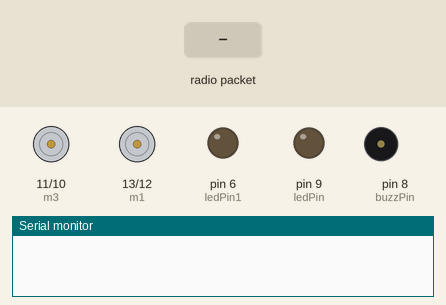
Simulated run of this sketch. Board: Arduino Uno, built with avr-gcc and run on an emulated ATmega328P. Shown: motor-driver pin pairs drawn as motors (green arrow = first pin HIGH = forward, orange = second pin HIGH = backward, longer = more drive), output pins drawn as LEDs (lit = HIGH), buzzer (waves = sounding, pin HIGH), the last lines printed to the serial monitor. The test bench sets the inputs (shaded band). No radio packets arrive unless stated.

Above: at 1.2 s.
1.3 s: radio packet "f" arrives
At 2.5 s:
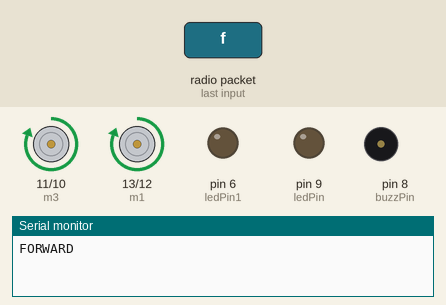
2.8 s: radio packet "b" arrives
At 3.5 s:
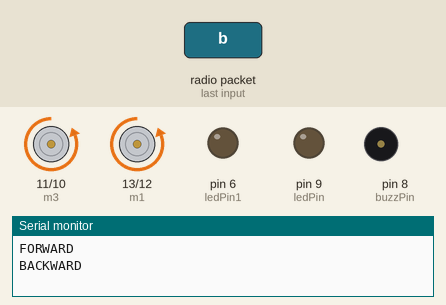
4.5 s: radio packet "r" arrives
At 5.2 s:
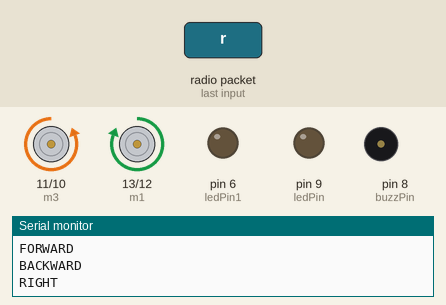
6.0 s: radio packet "l" arrives
At 6.3 s:
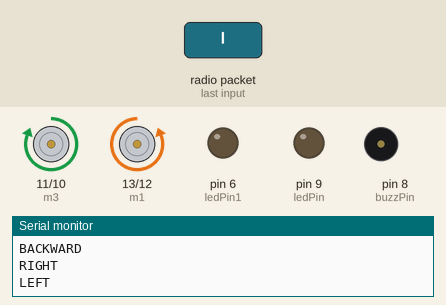
7.5 s: radio packet "h" arrives
At 8.7 s:
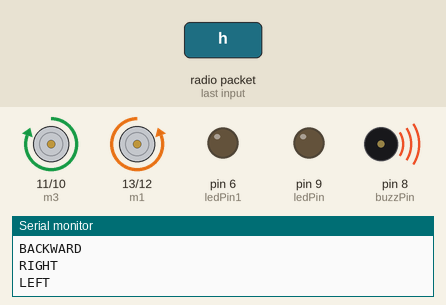
9.0 s: radio packet "s" arrives
At 9.8 s:
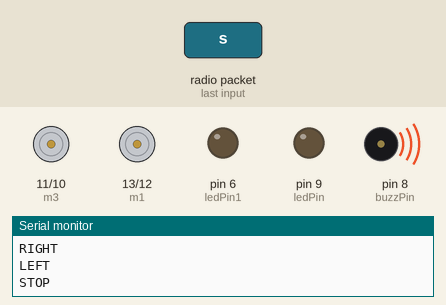
Timing chart, 0 to 11.5 s (numbered marks = the images above; inputs shaded):
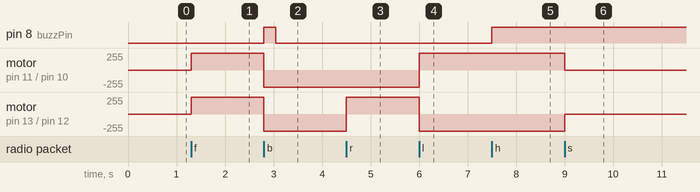

The sketch:

RX_Part.ino
```cpp
/*
 * Hey Everybody! This is the Code of Receiver/Car Part
 * Hope you have understood everything. If you didn't watch the video again www.youtube.com/channel/UC2wOUBB0Ck44l4usUx6l2sQ
 * Thank You!
 * Please Like, Share and Subscribe
 */
#include <VirtualWire.h>//Adding Library

int m1 = 13;//
int m2 = 12;//
int m3 = 11;//
int m4 = 10;//definig motor pins
int ledPin = 9;//
int ledPin1 = 6;//definig led pins
int buzzPin = 8;//defining buzzer pins
int rxPin = 7;//definig receiver pin
int dt = 0; //definig delay

void setup()
{
  vw_set_rx_pin(rxPin);//setting up receiver pin
  vw_setup(2000);// setting up bitrate for receiver
  pinMode(m1,OUTPUT);
  pinMode(m2,OUTPUT);
  pinMode(m3,OUTPUT);
  pinMode(m4,OUTPUT);//setting motor pins as "output"
  pinMode(ledPin,OUTPUT);
  pinMode(ledPin1,OUTPUT);
  pinMode(buzzPin,OUTPUT);// defing led & buzzer pins as "output"
  vw_rx_start();//starting up receiver
  Serial.begin(9600);//setting up serial monitor/setting baudrate
}

void loop()
{
  uint8_t buf[VW_MAX_MESSAGE_LEN];
  uint8_t buflen = VW_MAX_MESSAGE_LEN;//setting up message lengths

  if(vw_get_message(buf, &buflen))
  {
    if(buf[0] == 'f')
    {
      digitalWrite(m1,HIGH);
      digitalWrite(m2,LOW);
      digitalWrite(m3,HIGH);
      digitalWrite(m4,LOW);
      Serial.println("FORWARD");
    }

    else if(buf[0] == 'b')
    {
      digitalWrite(m1,LOW);
      digitalWrite(m2,HIGH);
      digitalWrite(m3,LOW);
      digitalWrite(m4,HIGH);
      digitalWrite(buzzPin,HIGH);
      delay(250);
      digitalWrite(buzzPin,LOW);
      delay(250);
      Serial.println("BACKWARD");
    }

    else if(buf[0] == 'r')
    {
      digitalWrite(m1,HIGH);
      digitalWrite(m2,LOW);
      digitalWrite(m3,LOW);
      digitalWrite(m4,HIGH);
      Serial.println("RIGHT");
    }

    else if(buf[0] == 'l')
    {
      digitalWrite(m1,LOW);
      digitalWrite(m2,HIGH);
      digitalWrite(m3,HIGH);
      digitalWrite(m4,LOW);
      Serial.println("LEFT");
    }

   else if(buf[0] == 's')
    {
      digitalWrite(m1,LOW);
      digitalWrite(m2,LOW);
      digitalWrite(m3,LOW);
      digitalWrite(m4,LOW);
      Serial.println("STOP");
    }

    else if(buf[0] == 'h')
    {
      digitalWrite(buzzPin,HIGH);
    }

    else if(buf[0] == 'c')
    {
      digitalWrite(buzzPin,LOW);
    }

    if(buf[0]=='a')
    {
      digitalWrite(ledPin,HIGH);
      digitalWrite(ledPin1,HIGH);
    }
    else if(buf[0]=='k')
    {
      digitalWrite(ledPin,LOW);
      digitalWrite(ledPin1,LOW);
    }
  }                                     //conditions

  delay(dt); //delay
}
```

Measured:
- after the input at 1.3 s, motor on pin 11 (m3) / pin 10 (m4), motor on pin 13 (m1) / pin 12 (m2): stopped → forward 255/255 at once
- after the input at 2.8 s, pin 8 (buzzPin): LOW → HIGH at once, → LOW 0.25 s later; motor on pin 11 (m3) / pin 10 (m4), motor on pin 13 (m1) / pin 12 (m2): forward 255/255 → backward 255/255 at once
- after the input at 4.5 s, motor on pin 13 (m1) / pin 12 (m2): backward 255/255 → forward 255/255 at once
- after the input at 6.0 s, motor on pin 11 (m3) / pin 10 (m4): backward 255/255 → forward 255/255 at once; motor on pin 13 (m1) / pin 12 (m2): forward 255/255 → backward 255/255 at once
- after the input at 7.5 s, pin 8 (buzzPin): LOW → HIGH at once
- after the input at 9.0 s, motor on pin 11 (m3) / pin 10 (m4): forward 255/255 → stopped at once; motor on pin 13 (m1) / pin 12 (m2): backward 255/255 → stopped at once
